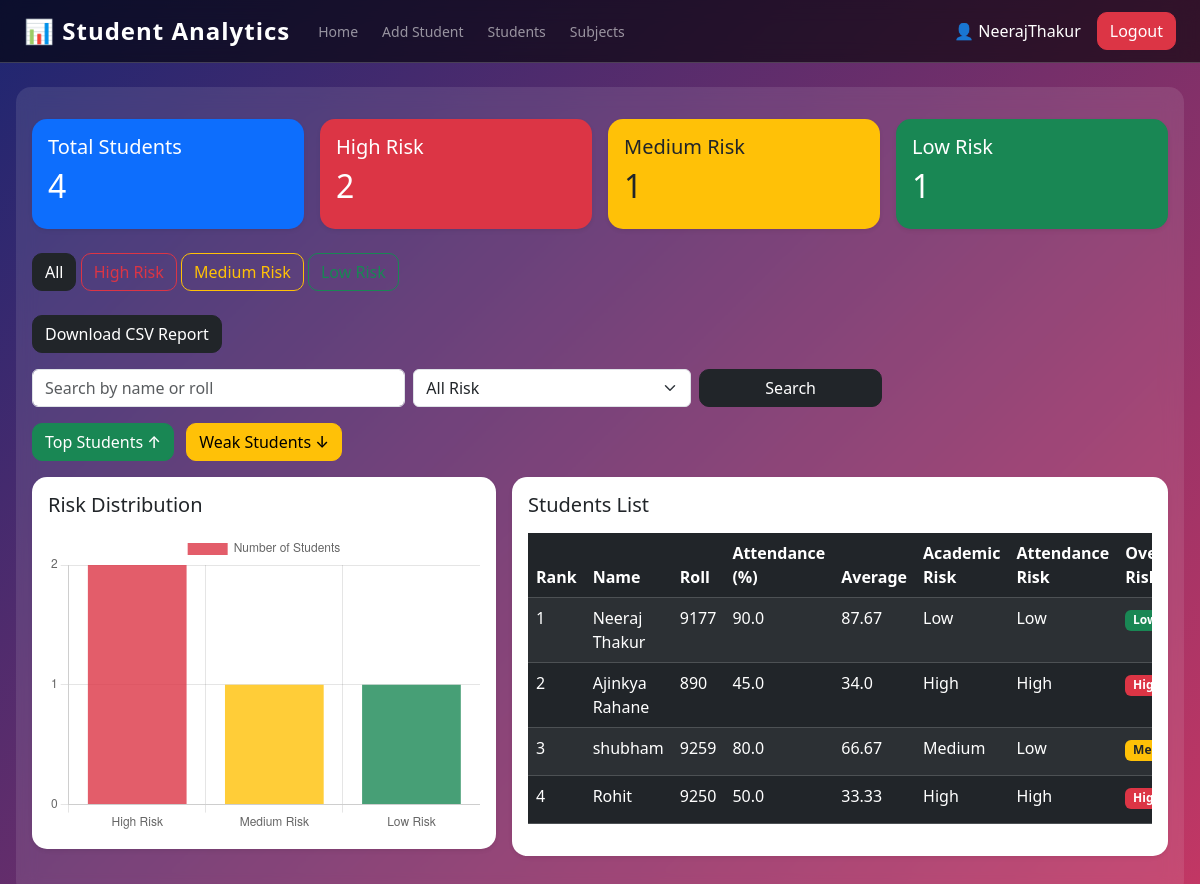
The app's page /students (signed in) with its own data.
### tables this page shows
CREATE TABLE students (
        id INTEGER PRIMARY KEY AUTOINCREMENT,
        name TEXT NOT NULL,
        roll INTEGER NOT NULL,
        attendance REAL NOT NULL,
        user_id INTEGER,
        FOREIGN KEY(user_id) REFERENCES users(id)
    );

### app.py (the view)
@app.route("/students")
def view_students():
    if "user_id" not in session:
        return redirect("/login")
    conn = sqlite3.connect("students.db")
    cursor = conn.cursor()
    cursor.execute("""
    SELECT
        students.id,
        students.name,
        students.roll,
        students.attendance,
        AVG(marks.marks)
    FROM students
    LEFT JOIN marks ON students.id = marks.student_id
    WHERE students.user_id = ?
    GROUP BY students.id
    """, (session["user_id"],))
    rows = cursor.fetchall()
    risk_filter = request.args.get("risk")
    search = request.args.get("search")
    sort = request.args.get("sort")
    students = []
    for row in rows:
        student_id, name, roll, attendance, average = row
        if average is None:
            average = 0
        academic_risk, attendance_risk, overall_risk = calculate_risk(attendance, average)
        student_data = (
            student_id,
            name,
            roll,
            attendance,
            round(average, 2),
            academic_risk,
            attendance_risk,
            overall_risk
        )
        if search:
            if search.lower() not in name.lower() and search not in str(roll):
                continue
        if risk_filter:
            if overall_risk != risk_filter:
                continue
        students.append(student_data)
    if sort == "high":
        students.sort(key=lambda x: x[4], reverse=True)  # Highest avg first
    elif sort == "low":
        students.sort(key=lambda x: x[4])  # Lowest avg first
    total = len(students)
    high = sum(1 for s in students if s[7] == "High")
    medium = sum(1 for s in students if s[7] == "Medium")
    low = sum(1 for s in students if s[7] == "Low")
    conn.close()
    return render_template(
    "students.html",
    students=students,
    total=total,
    high=high,
    medium=medium,
    low=low
   )

### app.py (called while the page is built)
def calculate_risk(attendance, avg):
    if avg >= 75:
        academic_risk = "Low"
    elif avg >= 50:
        academic_risk = "Medium"
    else:
        academic_risk = "High"
    if attendance >= 80:
        attendance_risk = "Low"
    elif attendance >= 65:
        attendance_risk = "Medium"
    else:
        attendance_risk = "High"
    if academic_risk == "High" or attendance_risk == "High":
        overall_risk = "High"
    elif academic_risk == "Medium" or attendance_risk == "Medium":
        overall_risk = "Medium"
    else:
        overall_risk = "Low"
    return academic_risk, attendance_risk, overall_risk

### templates/students.html (shortened to what this page needs)
{% extends "base.html" %}
{% block content %}
<div class="mt-3">
    <div class="row g-3">
        <div class="col-md-3">
            <div class="card text-white bg-primary shadow-sm">
                <div class="card-body">
                    <h5>Total Students</h5>
                    <h2>{{ total }}</h2>
                </div>
            </div>
        </div>
        <div class="col-md-3">
            <div class="card text-white bg-danger shadow-sm">
                <div class="card-body">
                    <h5>High Risk</h5>
                    <h2>{{ high }}</h2>
                </div>
            </div>
        </div>
        <div class="col-md-3">
            <div class="card text-dark bg-warning shadow-sm">
                <div class="card-body">
                    <h5>Medium Risk</h5>
                    <h2>{{ medium }}</h2>
                </div>
            </div>
        </div>
        <div class="col-md-3">
            <div class="card text-white bg-success shadow-sm">
                <div class="card-body">
                    <h5>Low Risk</h5>
                    <h2>{{ low }}</h2>
                </div>
            </div>
        </div>
    </div>
    <br>
    <div class="mb-4">
        <a href="/students"
            class="btn btn-custom {% if not request.args.get('risk') %}btn-dark{% else %}btn-outline-dark{% endif %}">
            All
        </a>
        <a href="/students?risk=High"
            class="btn btn-custom {% if request.args.get('risk') == 'High' %}btn-danger{% else %}btn-outline-danger{% endif %}">
            High Risk
        </a>
        <a href="/students?risk=Medium"
            class="btn btn-custom {% if request.args.get('risk') == 'Medium' %}btn-warning{% else %}btn-outline-warning{% endif %}">
            Medium Risk
        </a>
        <a href="/students?risk=Low"
            class="btn btn-custom {% if request.args.get('risk') == 'Low' %}btn-success{% else %}btn-outline-success{% endif %}">
        </a>
    </div>
    <a href="/export" class="btn btn-custom btn-dark mb-3">
        Download CSV Report
    </a>
    <form method="GET" action="/students" class="row g-2 mb-3">
        <div class="col-md-4">
            <input type="text" name="search" class="form-control" placeholder="Search by name or roll">
        </div>
        <div class="col-md-3">
            <select name="risk" class="form-select">
                <option value="">All Risk</option>
            </select>
        </div>
        <div class="col-md-2">
            <button type="submit" class="btn btn-custom btn-dark w-100">Search</button>
        </div>
    </form>
    <div class="mb-3">
        <a href="/students?sort=high&search={{ request.args.get('search','') }}"
            class="btn btn-custom btn-success me-2">
            Top Students ↑
        </a>
        <a href="/students?sort=low&search={{ request.args.get('search','') }}" class="btn btn-custom btn-warning">
            Weak Students ↓
        </a>
    </div>
    <div class="row g-3">
        <div class="col-md-5">
            <div class="card shadow-sm mb-4">
                <div class="card-body">
                    <h5 class="card-title mb-3">Risk Distribution</h5>
                    <div style="height: 300px;">
                        <canvas id="riskChart"></canvas>
                    </div>
                </div>
            </div>
        </div>
        <div class="col-md-7">
            <div class="card shadow-sm mb-4">
                <div class="card-body">
                    <h5 class="card-title mb-3">Students List</h5>
                    <div class="table-responsive">
                        <table class="table table-dark table-striped">
                            <thead class="table-dark">
                                <tr>
                                    <th>Rank</th>
                                    <th>Name</th>
                                    <th>Roll</th>
                                    <th>Attendance (%)</th>
                                    <th>Average</th>
                                    <th>Academic Risk</th>
                                    <th>Attendance Risk</th>
                                    <th>Overall Risk</th>
                                </tr>
                            </thead>
                            <tbody>
                                {% for student in students %}
                                <tr>
                                    <td>{{ loop.index }}</td>
                                    <td>{{ student[1] }}</td>
                                    <td>{{ student[2] }}</td>
                                    <td>{{ student[3] }}</td>
                                    <td>{{ student[4] }}</td>
                                    <td>{{ student[5] }}</td>
                                    <td>{{ student[6] }}</td>
                                    <td>
                                        {% if student[7] == "High" %}
                                        <span class="badge bg-danger">High</span>
                                        {% elif student[7] == "Medium" %}
                                        <span class="badge bg-warning text-dark">Medium</span>
                                        {% else %}
                                        <span class="badge bg-success">Low</span>
                                        {% endif %}
                                    </td>
                                </tr>
                                {% endfor %}
                            </tbody>
                        </table>
                    </div>
                </div>
            </div>
        </div>
    </div>
</div>
<script>
    const riskData = {{ [high, medium, low] | tojson | safe }};
    const ctx = document.getElementById('riskChart').getContext('2d');
    new Chart(ctx, {
        type: 'bar',
        data: {
            labels: ['High Risk', 'Medium Risk', 'Low Risk'],
            datasets: [{
                label: 'Number of Students',
                data: riskData,
                backgroundColor: [
                    'rgba(220, 53, 69, 0.8)',
                    'rgba(255, 193, 7, 0.8)',
                    'rgba(25, 135, 84, 0.8)'
                ]
            }]
        },
        options: {
            responsive: true,
            maintainAspectRatio: false,
            scales: {
                y: {
                    beginAtZero: true,
                    ticks: {
                        stepSize: 1
                    }
                }
            }
        }
    });
</script>
{% endblock %}

### templates/base.html (style rules this page uses)
body { background: linear-gradient(135deg,#1d2671,#c33764); color: white; min-height: 100vh; }
.btn-custom { border-radius: 10px; font-weight: 500; }
.card { border: none; border-radius: 15px; }
canvas { max-width: 100%; height: 300px !important; }

### records on screen
students: name "Neeraj Thakur", roll "9177", attendance "90.0", student "87.67", student "Low"
students: name "Ajinkya Rahane", roll "890", attendance "45.0", student "34.0", student "High"
students: name "shubham", roll "9259", attendance "80.0", student "66.67", student "Medium", student "Low"
students: name "Rohit", roll "9250", attendance "50.0", student "33.33", student "High"

### other values on screen
{{ session.username }} "NeerajThakur"
{{ total }} "4"
{{ high }} "2"
{{ medium }} "1"
{{ low }} "1"
chart data {{ [high, medium, low] | tojson | safe }} [2, 1, 1]
